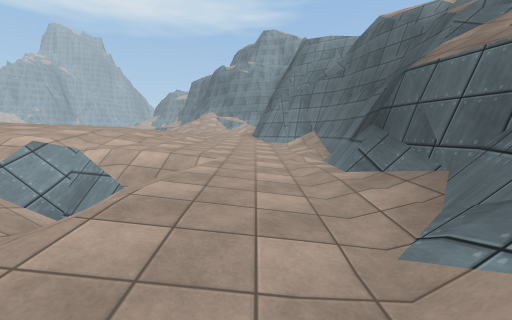
view 1 (above)

16 first-person views from a walk through a 3-D level made in the Unity game engine. The camera is 1.3 m above the floor, tilts 6° down and sees 90° across. The floor is counted in squares, 2 m on a side. Each view is taken from the middle of a square. On the plan, view 1 faces up. The plan holds only what a view shows up to about 9 squares ahead; the rest is blank. The place goes on beyond the plan. The player character is not drawn. Some animated figures are left out. Surface patterns are stand-ins for the level's own textures.

view 2
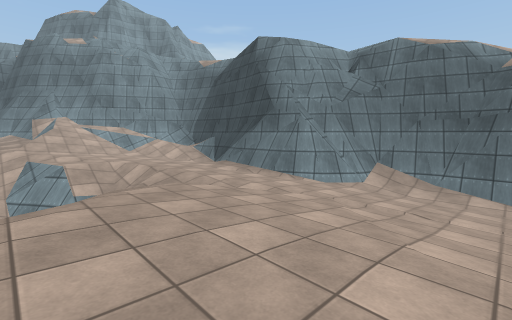

view 3
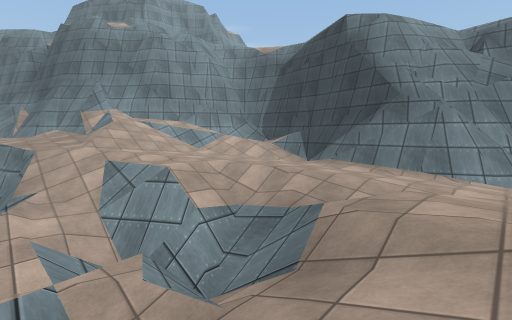

view 4
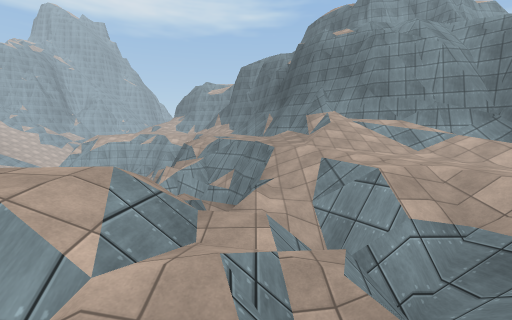

view 5
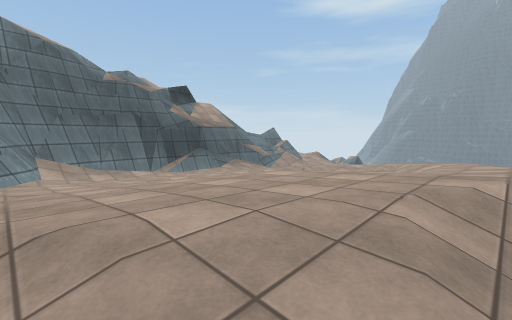

view 6
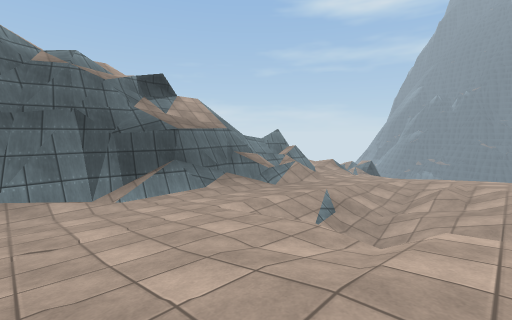

view 7
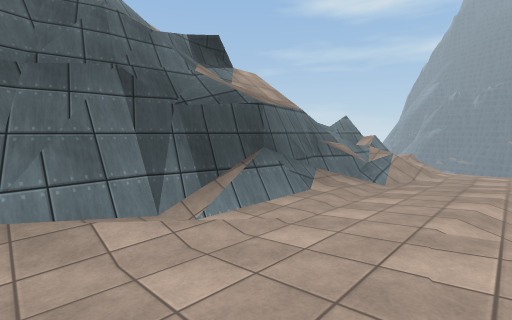

view 8
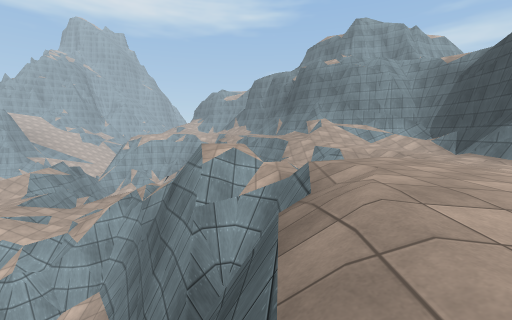

view 9
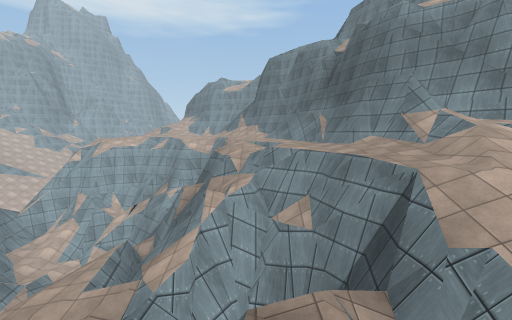

view 10
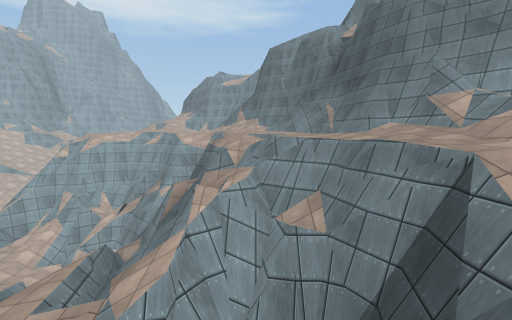

view 11
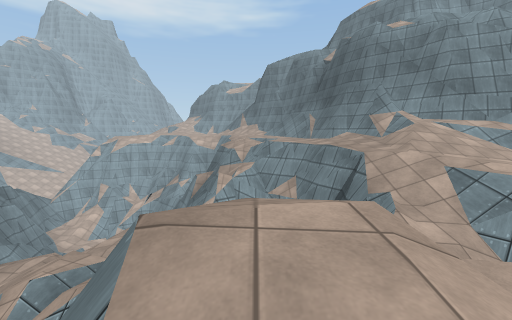

view 12
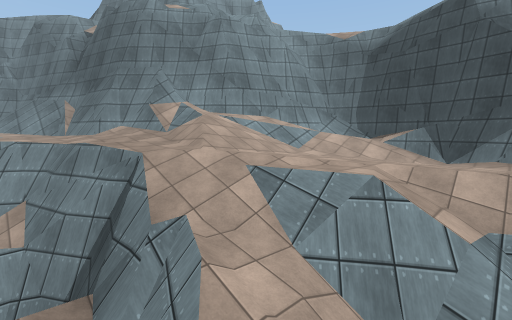

view 13
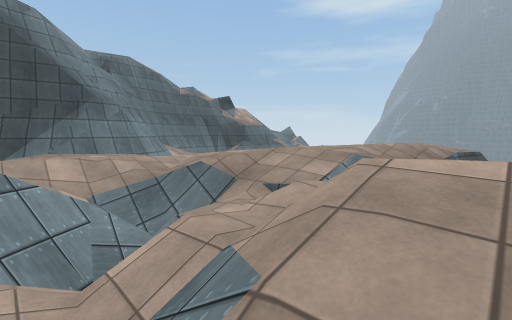

view 14
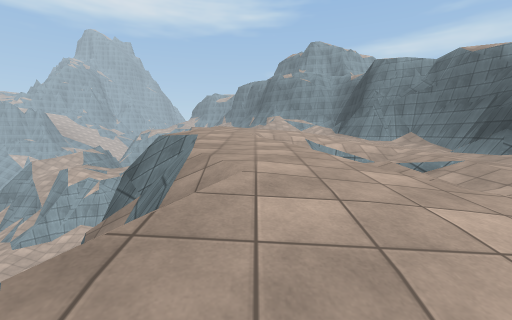

view 15
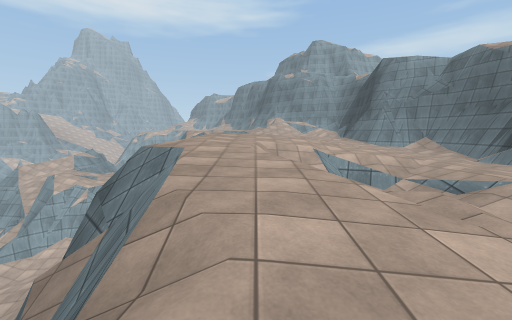

view 16
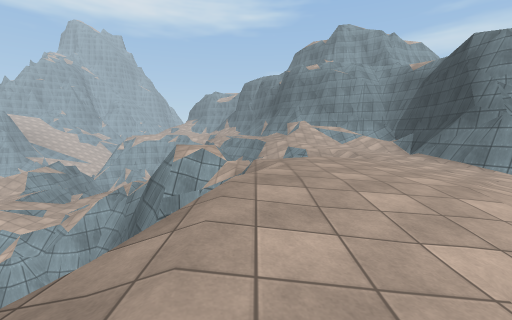

### Floor plan
Key: @ floor where view 1 was taken; # wall or solid block; x gap in a wall; . main floor; - floor 0.75 m lower than the main floor; : floor 1 m higher than the main floor; _ floor 1.5 m lower than the main floor; + floor 2.5 m higher than the main floor; < floor 10.25 m lower than the main floor; / step, stairs or slope; = window, fence, low wall or low ledge; ^ raised ledge; v drop or lower ground.
Columns run from 16 left of view 1 to 5 right of it. Each row starts with its distance up from view 1.
 23          :/#
 22 ^   v v////#v/
 21 ^   vvv//::###/
 20 ^^  vv===::####
 19  ^  vvv=##.//##v/
 18     ^^^#=#/://##v/#
 17     ^^^^=#v.///##vv
 16   ^^^^^#==_./////#
 15   ^^^ ^^ vv/...//#
 14      ^  v#=/...//#
 13      ^^ /=////../#v
 12      ^^ //////..##v
 11    ###=v.//=//..##vv/
 10    #//#v//////.-## v/
  9       /#/v//...--##v/
  8        #=v/....--/##/
  7          v/...--__##v/
  6    </    v....--__##v/
  5    //    v...---__##=/
  4          /.////___#+v/
  3         v/.////___#+x
  2         =//.///___##=
  1         ^v/-///__//#
  0          vv--//_@///
 -1           v--____ /=
 -2           v______
 -3            _

Positions as (right, up) in squares from view 1, and headings:
1: (0, 0), facing up
2: (-5, 6), facing up-right
3: (-6, 9), facing up-right
4: (-6, 9), facing up
5: (-6, 9), facing down-right
6: (-4, 7), facing down-right
7: (-1, 7), facing down-right
8: (-7, 4), facing up
9: (-8, 12), facing up
10: (-8, 13), facing up
11: (-8, 10), facing up
12: (-7, 12), facing up-right
13: (-8, 13), facing down-right
14: (-5, -3), facing up
15: (-5, -2), facing up
16: (-6, 3), facing up
